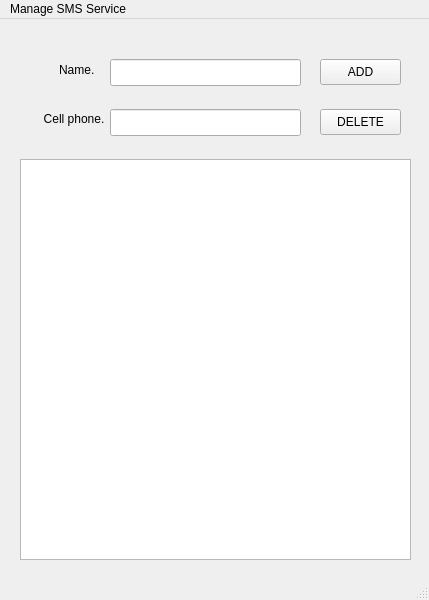
<?xml version="1.0" encoding="UTF-8"?>
<ui version="4.0">
 <class>MainWindow</class>
 <widget class="QMainWindow" name="MainWindow">
  <property name="geometry">
   <rect>
    <x>0</x>
    <y>0</y>
    <width>429</width>
    <height>600</height>
   </rect>
  </property>
  <property name="windowTitle">
   <string>MainWindow</string>
  </property>
  <widget class="QWidget" name="centralwidget">
   <widget class="QLabel" name="label">
    <property name="geometry">
     <rect>
      <x>20</x>
      <y>90</y>
      <width>91</width>
      <height>20</height>
     </rect>
    </property>
    <property name="text">
     <string>Cell phone.  </string>
    </property>
    <property name="alignment">
     <set>Qt::AlignRight|Qt::AlignTrailing|Qt::AlignVCenter</set>
    </property>
    <property name="buddy">
     <cstring>lineEdit_2</cstring>
    </property>
   </widget>
   <widget class="QLabel" name="label_2">
    <property name="geometry">
     <rect>
      <x>20</x>
      <y>40</y>
      <width>81</width>
      <height>21</height>
     </rect>
    </property>
    <property name="text">
     <string>Name.  </string>
    </property>
    <property name="alignment">
     <set>Qt::AlignRight|Qt::AlignTrailing|Qt::AlignVCenter</set>
    </property>
    <property name="buddy">
     <cstring>lineEdit</cstring>
    </property>
   </widget>
   <widget class="QPushButton" name="pushButton">
    <property name="geometry">
     <rect>
      <x>320</x>
      <y>40</y>
      <width>81</width>
      <height>26</height>
     </rect>
    </property>
    <property name="text">
     <string>ADD</string>
    </property>
   </widget>
   <widget class="QListView" name="listView">
    <property name="geometry">
     <rect>
      <x>20</x>
      <y>140</y>
      <width>391</width>
      <height>401</height>
     </rect>
    </property>
   </widget>
   <widget class="QLineEdit" name="lineEdit">
    <property name="geometry">
     <rect>
      <x>110</x>
      <y>40</y>
      <width>191</width>
      <height>27</height>
     </rect>
    </property>
   </widget>
   <widget class="QLineEdit" name="lineEdit_2">
    <property name="geometry">
     <rect>
      <x>110</x>
      <y>90</y>
      <width>191</width>
      <height>27</height>
     </rect>
    </property>
   </widget>
   <widget class="QPushButton" name="pushButton_2">
    <property name="geometry">
     <rect>
      <x>320</x>
      <y>90</y>
      <width>81</width>
      <height>26</height>
     </rect>
    </property>
    <property name="text">
     <string>DELETE</string>
    </property>
   </widget>
  </widget>
  <widget class="QMenuBar" name="menubar">
   <property name="geometry">
    <rect>
     <x>0</x>
     <y>0</y>
     <width>429</width>
     <height>25</height>
    </rect>
   </property>
   <widget class="QMenu" name="menuSetting_SMS_Service">
    <property name="title">
     <string>Manage SMS Service</string>
    </property>
   </widget>
   <addaction name="menuSetting_SMS_Service"/>
  </widget>
  <widget class="QStatusBar" name="statusbar"/>
 </widget>
 <tabstops>
  <tabstop>pushButton</tabstop>
  <tabstop>listView</tabstop>
 </tabstops>
 <resources/>
 <connections/>
</ui>
